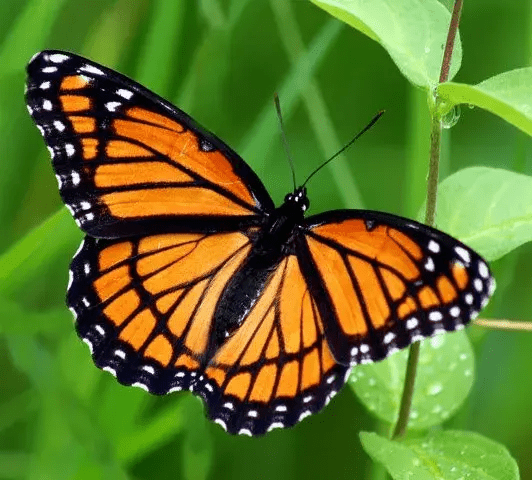
#> input picture images/Butterfly.png, 532 x 480 px
$ python ImageEdittor.py
#> lines starting #> are read from the running program, lines starting #| are printed output that depends on the picture
import cv2
import numpy as np
import math

'''
This class is only meant to edit the output image into a black and white
circle that can be used to compare in the Spinboard class
'''
class ImageEdittor:
    def __init__(self, image, output = "images/result.png"):
#> called with image = 'images/Butterfly.png', output = 'images/result.png'
        self.name = output
        self.image = cv2.imread(image, cv2.IMREAD_UNCHANGED)
#> self.image is the input picture: shape (480, 532, 3); mean B, G, R 39.7, 116.3, 95.8
        self.height, self.width, _ = self.image.shape
#> self.height = 480; self.width = 532

    def getImage(self):
        return self.image

    def addBackground(self):
        for row in range(len(self.image)):
            for pixel in range(len(self.image[row])):
                if self.image[row][pixel][3] == 0:
                    self.image[row][pixel] = [255, 255, 255, 255]
        cv2.imwrite(self.name, self.image)

    def blackAndWhite(self):
        for row in range(len(self.image)):
            for pixel in range(len(self.image[row])):
                avg = int((int(self.image[row][pixel][0]) + int(self.image[row][pixel][1]) + int(self.image[row][pixel][2])) / 3)
                if len(self.image[row][pixel]) == 3:
                    self.image[row][pixel] = [avg, avg, avg]
                else:
                    self.image[row][pixel] = [avg, avg, avg, self.image[row][pixel][3]]
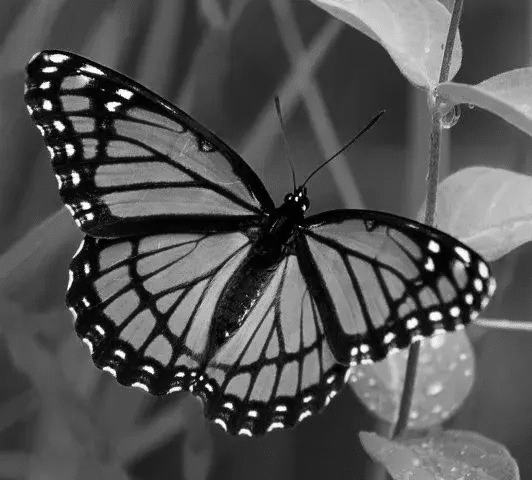
#> self.image: shape (480, 532, 3); min 2, max 250, mean 83.6
        cv2.imwrite(self.name, self.image)

    def invert(self):
        for row in range(len(self.image)):
            for pixel in range(len(self.image[row])):
                avg = int((int(self.image[row][pixel][0]) + int(self.image[row][pixel][1]) + int(self.image[row][pixel][2])) / 3)
                if len(self.image[row][pixel]) == 3:
                    self.image[row][pixel] = [abs(avg - 255), abs(avg - 255), abs(avg - 255)]
                else:
                    self.image[row][pixel] = [abs(avg - 255), abs(avg - 255), abs(avg - 255), self.image[row][pixel][3]]
        cv2.imwrite(self.name, self.image)

    '''
    Max circle crop is when radius = half the height or width obviously
    '''
    def cropCircle(self, radius = None, center = None):
        # Default for value dependent on self
        if radius == None: radius = self.width / 2
        if center == None: center = (self.width / 2, self.height / 2)

        for row in range(len(self.image)):
            for pixel in range(len(self.image[row])):
                y = row - center[1]
                x = pixel - center[0]
                if (math.sqrt(x**2 + y**2) > radius):
                    if len(self.image[row][pixel]) == 3:
                        self.image[row][pixel] = [0, 0, 0]
                    else:
                        self.image[row][pixel] = [0, 0, 0, 0]
        cv2.imwrite(self.name, self.image)
        return radius

edit = ImageEdittor("images/Butterfly.png")
# edit.addBackground()
edit.blackAndWhite()
# edit.invert()
# edit.cropCircle(100, (180, 130))
# edit.cropCircle()
